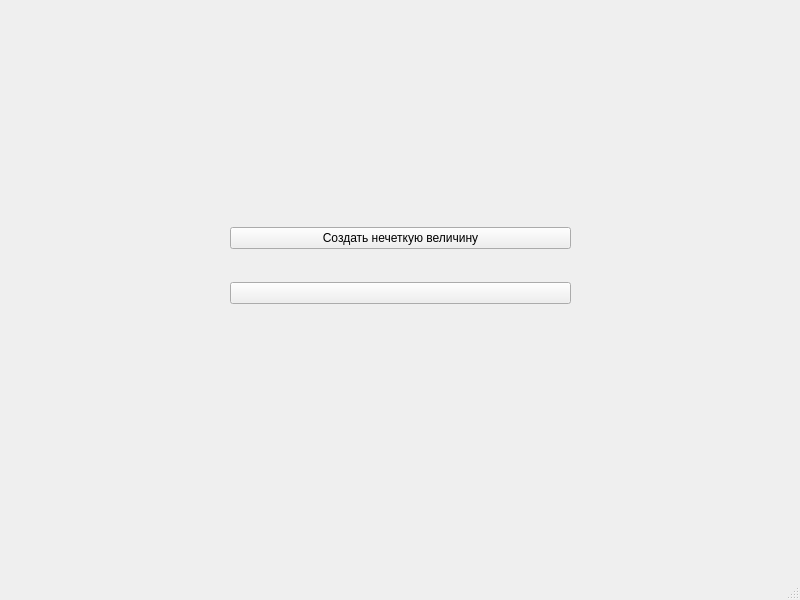
<?xml version="1.0" encoding="UTF-8"?>
<ui version="4.0">
 <class>MainWindow</class>
 <widget class="QMainWindow" name="MainWindow">
  <property name="geometry">
   <rect>
    <x>0</x>
    <y>0</y>
    <width>800</width>
    <height>600</height>
   </rect>
  </property>
  <property name="windowTitle">
   <string>MainWindow</string>
  </property>
  <widget class="QWidget" name="centralwidget">
   <widget class="QWidget" name="verticalLayoutWidget">
    <property name="geometry">
     <rect>
      <x>230</x>
      <y>200</y>
      <width>341</width>
      <height>131</height>
     </rect>
    </property>
    <layout class="QVBoxLayout" name="verticalLayout">
     <item>
      <widget class="QPushButton" name="CreateFuzzyValueButton">
       <property name="text">
        <string>Создать нечеткую величину</string>
       </property>
      </widget>
     </item>
     <item>
      <widget class="QPushButton" name="pushButton">
       <property name="text">
        <string/>
       </property>
      </widget>
     </item>
    </layout>
   </widget>
  </widget>
  <widget class="QMenuBar" name="menubar">
   <property name="geometry">
    <rect>
     <x>0</x>
     <y>0</y>
     <width>800</width>
     <height>21</height>
    </rect>
   </property>
  </widget>
  <widget class="QStatusBar" name="statusbar"/>
 </widget>
 <resources/>
 <connections/>
</ui>
